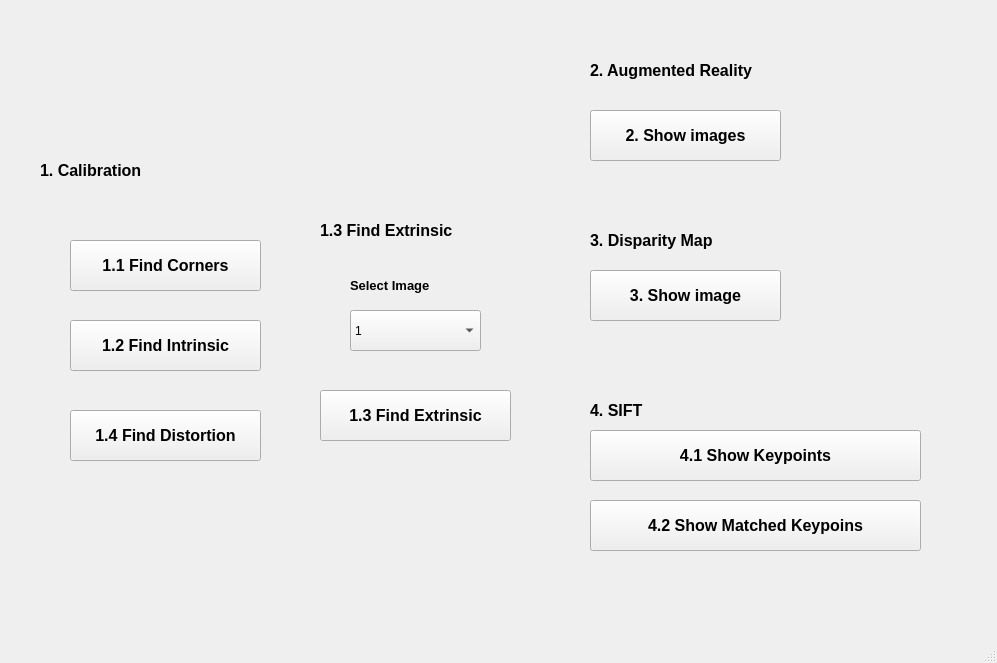
<?xml version="1.0" encoding="UTF-8"?>
<ui version="4.0">
 <class>MainWindow</class>
 <widget class="QMainWindow" name="MainWindow">
  <property name="geometry">
   <rect>
    <x>0</x>
    <y>0</y>
    <width>997</width>
    <height>663</height>
   </rect>
  </property>
  <property name="windowTitle">
   <string>MainWindow</string>
  </property>
  <widget class="QWidget" name="centralwidget">
   <widget class="QLabel" name="calibration">
    <property name="geometry">
     <rect>
      <x>40</x>
      <y>130</y>
      <width>141</width>
      <height>81</height>
     </rect>
    </property>
    <property name="font">
     <font>
      <pointsize>12</pointsize>
      <weight>75</weight>
      <bold>true</bold>
     </font>
    </property>
    <property name="text">
     <string>1. Calibration</string>
    </property>
    <property name="scaledContents">
     <bool>false</bool>
    </property>
   </widget>
   <widget class="QPushButton" name="find_intrin">
    <property name="geometry">
     <rect>
      <x>70</x>
      <y>320</y>
      <width>191</width>
      <height>51</height>
     </rect>
    </property>
    <property name="font">
     <font>
      <pointsize>12</pointsize>
      <weight>75</weight>
      <bold>true</bold>
     </font>
    </property>
    <property name="text">
     <string>1.2 Find Intrinsic</string>
    </property>
   </widget>
   <widget class="QPushButton" name="find_distortion">
    <property name="geometry">
     <rect>
      <x>70</x>
      <y>410</y>
      <width>191</width>
      <height>51</height>
     </rect>
    </property>
    <property name="font">
     <font>
      <pointsize>12</pointsize>
      <weight>75</weight>
      <bold>true</bold>
     </font>
    </property>
    <property name="text">
     <string>1.4 Find Distortion</string>
    </property>
   </widget>
   <widget class="QPushButton" name="find_corners">
    <property name="geometry">
     <rect>
      <x>70</x>
      <y>240</y>
      <width>191</width>
      <height>51</height>
     </rect>
    </property>
    <property name="font">
     <font>
      <pointsize>12</pointsize>
      <weight>75</weight>
      <bold>true</bold>
     </font>
    </property>
    <property name="text">
     <string>1.1 Find Corners</string>
    </property>
   </widget>
   <widget class="QLabel" name="find_extrinsic">
    <property name="geometry">
     <rect>
      <x>320</x>
      <y>190</y>
      <width>171</width>
      <height>81</height>
     </rect>
    </property>
    <property name="font">
     <font>
      <pointsize>12</pointsize>
      <weight>75</weight>
      <bold>true</bold>
     </font>
    </property>
    <property name="text">
     <string>1.3 Find Extrinsic</string>
    </property>
    <property name="scaledContents">
     <bool>false</bool>
    </property>
   </widget>
   <widget class="QLabel" name="select_img">
    <property name="geometry">
     <rect>
      <x>350</x>
      <y>260</y>
      <width>171</width>
      <height>51</height>
     </rect>
    </property>
    <property name="font">
     <font>
      <pointsize>10</pointsize>
      <weight>75</weight>
      <bold>true</bold>
     </font>
    </property>
    <property name="text">
     <string>Select Image</string>
    </property>
    <property name="scaledContents">
     <bool>false</bool>
    </property>
   </widget>
   <widget class="QPushButton" name="find_extrin">
    <property name="geometry">
     <rect>
      <x>320</x>
      <y>390</y>
      <width>191</width>
      <height>51</height>
     </rect>
    </property>
    <property name="font">
     <font>
      <pointsize>12</pointsize>
      <weight>75</weight>
      <bold>true</bold>
     </font>
    </property>
    <property name="text">
     <string>1.3 Find Extrinsic</string>
    </property>
   </widget>
   <widget class="QComboBox" name="comboBox">
    <property name="geometry">
     <rect>
      <x>350</x>
      <y>310</y>
      <width>131</width>
      <height>41</height>
     </rect>
    </property>
    <item>
     <property name="text">
      <string>1</string>
     </property>
    </item>
    <item>
     <property name="text">
      <string>2</string>
     </property>
    </item>
    <item>
     <property name="text">
      <string>3</string>
     </property>
    </item>
    <item>
     <property name="text">
      <string>4</string>
     </property>
    </item>
    <item>
     <property name="text">
      <string>5</string>
     </property>
    </item>
    <item>
     <property name="text">
      <string>6</string>
     </property>
    </item>
    <item>
     <property name="text">
      <string>7</string>
     </property>
    </item>
    <item>
     <property name="text">
      <string>8</string>
     </property>
    </item>
    <item>
     <property name="text">
      <string>9</string>
     </property>
    </item>
    <item>
     <property name="text">
      <string>10</string>
     </property>
    </item>
    <item>
     <property name="text">
      <string>11</string>
     </property>
    </item>
    <item>
     <property name="text">
      <string>12</string>
     </property>
    </item>
    <item>
     <property name="text">
      <string>13</string>
     </property>
    </item>
    <item>
     <property name="text">
      <string>14</string>
     </property>
    </item>
    <item>
     <property name="text">
      <string>15</string>
     </property>
    </item>
   </widget>
   <widget class="QLabel" name="augmented">
    <property name="geometry">
     <rect>
      <x>590</x>
      <y>30</y>
      <width>281</width>
      <height>81</height>
     </rect>
    </property>
    <property name="font">
     <font>
      <pointsize>12</pointsize>
      <weight>75</weight>
      <bold>true</bold>
     </font>
    </property>
    <property name="text">
     <string>2. Augmented Reality</string>
    </property>
    <property name="scaledContents">
     <bool>false</bool>
    </property>
   </widget>
   <widget class="QPushButton" name="aug_show">
    <property name="geometry">
     <rect>
      <x>590</x>
      <y>110</y>
      <width>191</width>
      <height>51</height>
     </rect>
    </property>
    <property name="font">
     <font>
      <pointsize>12</pointsize>
      <weight>75</weight>
      <bold>true</bold>
     </font>
    </property>
    <property name="text">
     <string>2. Show images</string>
    </property>
   </widget>
   <widget class="QLabel" name="disparity">
    <property name="geometry">
     <rect>
      <x>590</x>
      <y>200</y>
      <width>281</width>
      <height>81</height>
     </rect>
    </property>
    <property name="font">
     <font>
      <pointsize>12</pointsize>
      <weight>75</weight>
      <bold>true</bold>
     </font>
    </property>
    <property name="text">
     <string>3. Disparity Map</string>
    </property>
    <property name="scaledContents">
     <bool>false</bool>
    </property>
   </widget>
   <widget class="QPushButton" name="disparity_show">
    <property name="geometry">
     <rect>
      <x>590</x>
      <y>270</y>
      <width>191</width>
      <height>51</height>
     </rect>
    </property>
    <property name="font">
     <font>
      <pointsize>12</pointsize>
      <weight>75</weight>
      <bold>true</bold>
     </font>
    </property>
    <property name="text">
     <string>3. Show image</string>
    </property>
   </widget>
   <widget class="QLabel" name="sift">
    <property name="geometry">
     <rect>
      <x>590</x>
      <y>370</y>
      <width>281</width>
      <height>81</height>
     </rect>
    </property>
    <property name="font">
     <font>
      <pointsize>12</pointsize>
      <weight>75</weight>
      <bold>true</bold>
     </font>
    </property>
    <property name="text">
     <string>4. SIFT</string>
    </property>
    <property name="scaledContents">
     <bool>false</bool>
    </property>
   </widget>
   <widget class="QPushButton" name="sift_keypnt">
    <property name="geometry">
     <rect>
      <x>590</x>
      <y>430</y>
      <width>331</width>
      <height>51</height>
     </rect>
    </property>
    <property name="font">
     <font>
      <pointsize>12</pointsize>
      <weight>75</weight>
      <bold>true</bold>
     </font>
    </property>
    <property name="text">
     <string>4.1 Show Keypoints</string>
    </property>
   </widget>
   <widget class="QPushButton" name="sift_matched">
    <property name="geometry">
     <rect>
      <x>590</x>
      <y>500</y>
      <width>331</width>
      <height>51</height>
     </rect>
    </property>
    <property name="font">
     <font>
      <pointsize>12</pointsize>
      <weight>75</weight>
      <bold>true</bold>
     </font>
    </property>
    <property name="text">
     <string>4.2 Show Matched Keypoins</string>
    </property>
   </widget>
  </widget>
  <widget class="QMenuBar" name="menubar">
   <property name="geometry">
    <rect>
     <x>0</x>
     <y>0</y>
     <width>997</width>
     <height>24</height>
    </rect>
   </property>
  </widget>
  <widget class="QStatusBar" name="statusbar"/>
 </widget>
 <resources/>
 <connections/>
</ui>
